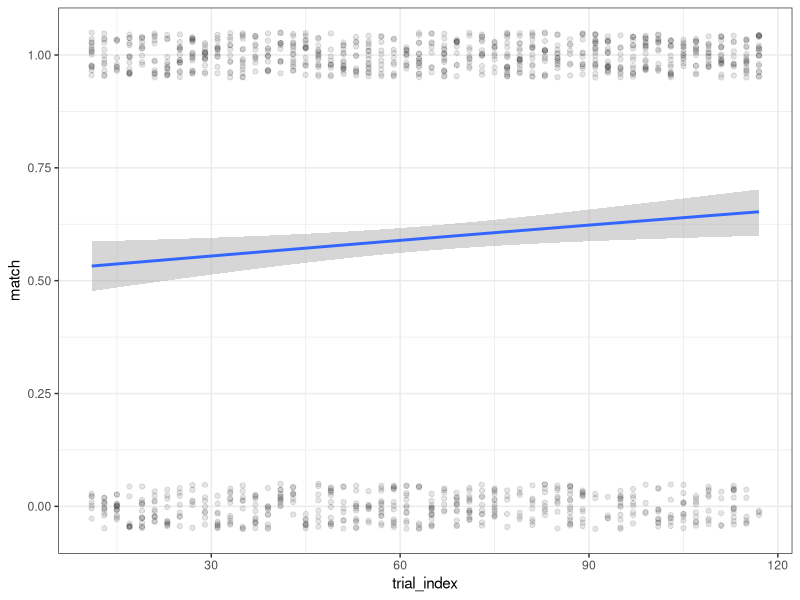
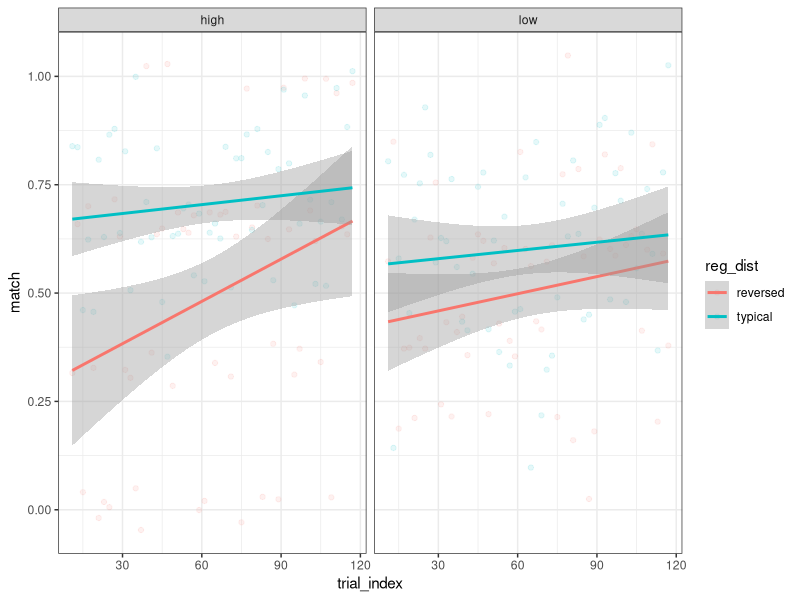
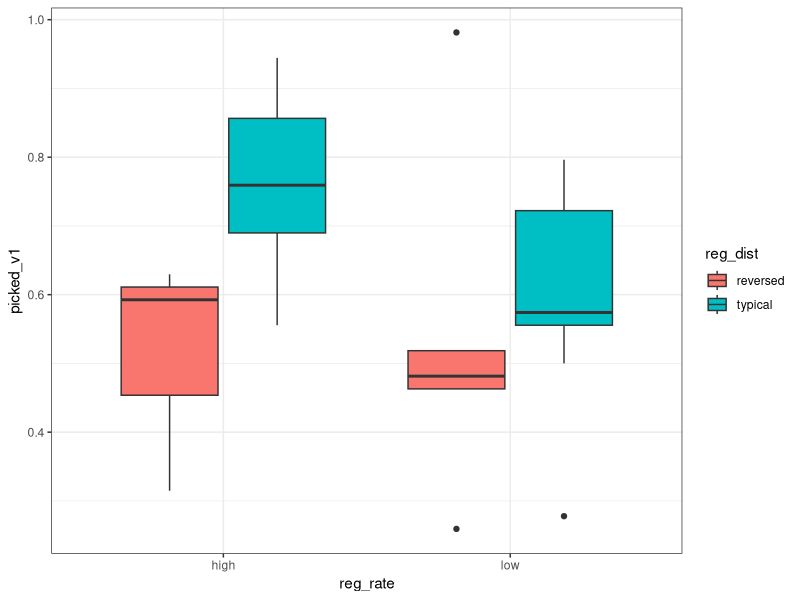
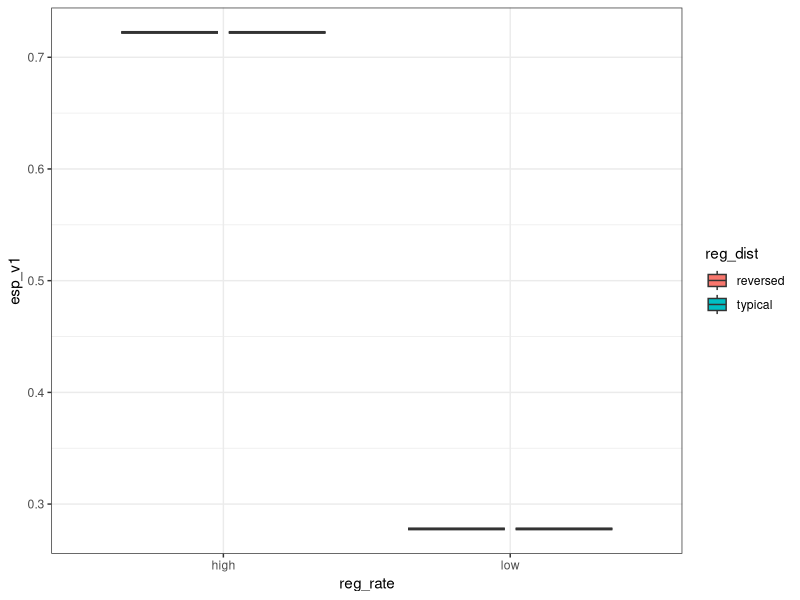
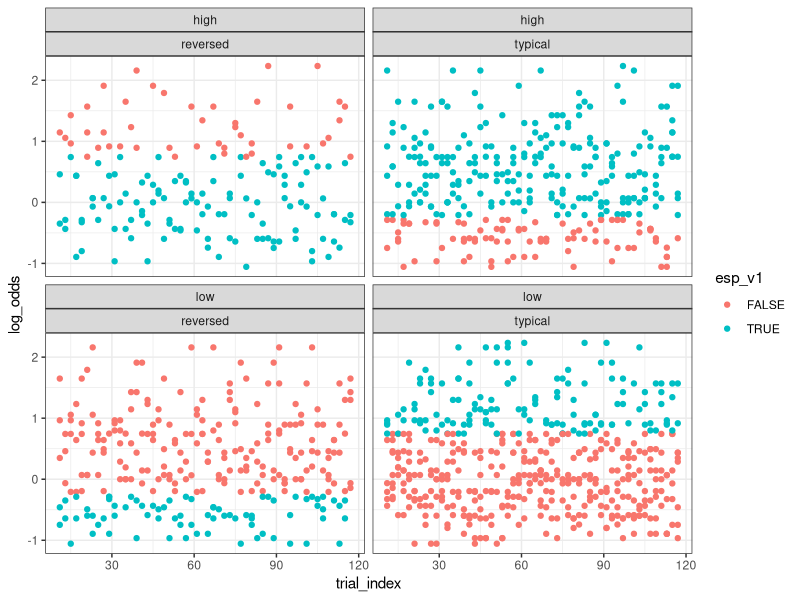
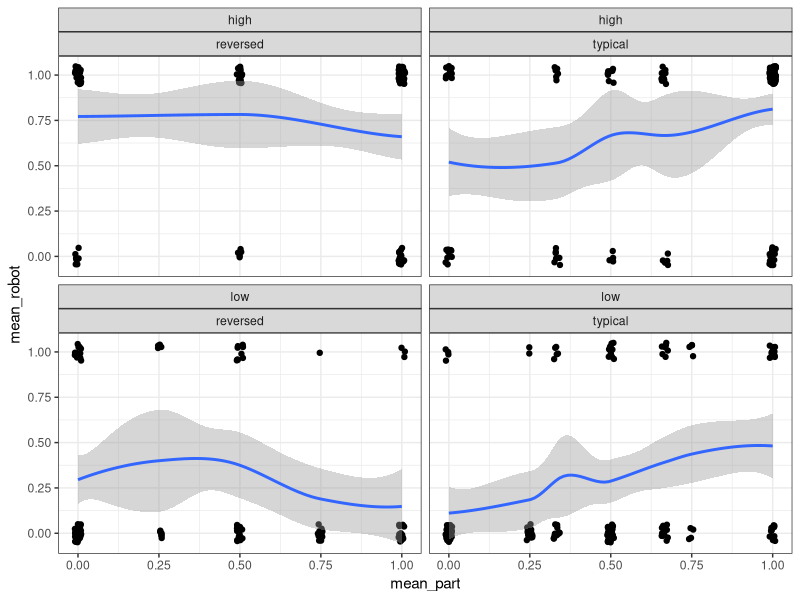

Generate these figures, in order, with R:
setwd('~/Github/Racz2024/')
library(tidyverse)

d = read_tsv('exp_data/esp/esp_master.tsv')

# baj lesz

d %>% 
  filter(picked_left) %>% 
  count(part_id,trial_kind) %>% 
  filter(n > 40)

d %>% 
  filter(trial_kind %in% c('esp trial', 'posttest trial')) %>% 
  mutate(
    missing = is.na(response_string)
  ) %>% 
  filter(!missing) %>% 
  count(part_id,trial_kind)

# list counts

d %>% 
  filter(trial_kind == 'esp trial') %>% 
  distinct(part_id,list_number,reg_rate,reg_dist) %>% 
  count(list_number,reg_rate,reg_dist)

# esp

d %>% 
  filter(trial_kind == 'esp trial') %>%
  mutate(match = as.double(esp_match)) %>% 
  ggplot(aes(trial_index, match)) +
  geom_jitter(width = .01, height = .05, alpha = .1) +
  geom_smooth(method = glm, method.args= list(family="binomial")) +
  theme_bw()

d %>% 
  filter(trial_kind == 'esp trial') %>%
  group_by(trial_index,reg_rate,reg_dist) %>% 
  summarise(match = mean(esp_match)) %>% 
  ggplot(aes(trial_index, match, colour = reg_dist)) +
  geom_jitter(width = .01, height = .05, alpha = .1) +
  geom_smooth(method = 'lm') +
  theme_bw() +
  facet_wrap( ~ reg_rate)

# posttest

d %>% 
  filter(trial_kind == 'posttest trial') %>%
  group_by(part_id,reg_rate,reg_dist) %>% 
  summarise(picked_v1 = mean(picked_v1)) %>% 
  ggplot(aes(reg_rate,picked_v1,fill = reg_dist)) +
  geom_boxplot() +
  theme_bw()

d %>% 
  filter(trial_kind == 'esp trial') %>%
  group_by(part_id,reg_rate,reg_dist) %>% 
  summarise(esp_v1 = mean(esp_v1)) %>% 
  ggplot(aes(reg_rate,esp_v1,fill = reg_dist)) +
  geom_boxplot() +
  theme_bw()

# something something specific picks in esp?
d %>% 
  filter(trial_kind == 'esp trial') %>%
  ggplot(aes(trial_index,log_odds,colour = esp_v1)) +
  geom_point() +
  theme_bw() +
  facet_wrap(~ reg_rate + reg_dist)

d %>% 
  filter(trial_kind == 'esp trial') %>%
  mutate(word = fct_reorder(base, log_odds)) %>% 
  group_by(word,reg_rate,reg_dist) %>% 
  summarise(
    mean_part = mean(picked_v1),
    mean_robot = mean(esp_v1)
  ) %>% 
  ggplot(aes(mean_part,mean_robot)) +
  geom_jitter(width = .01, height = .05) +
  geom_smooth() +
  theme_bw() +
  facet_wrap(~ reg_rate + reg_dist)
